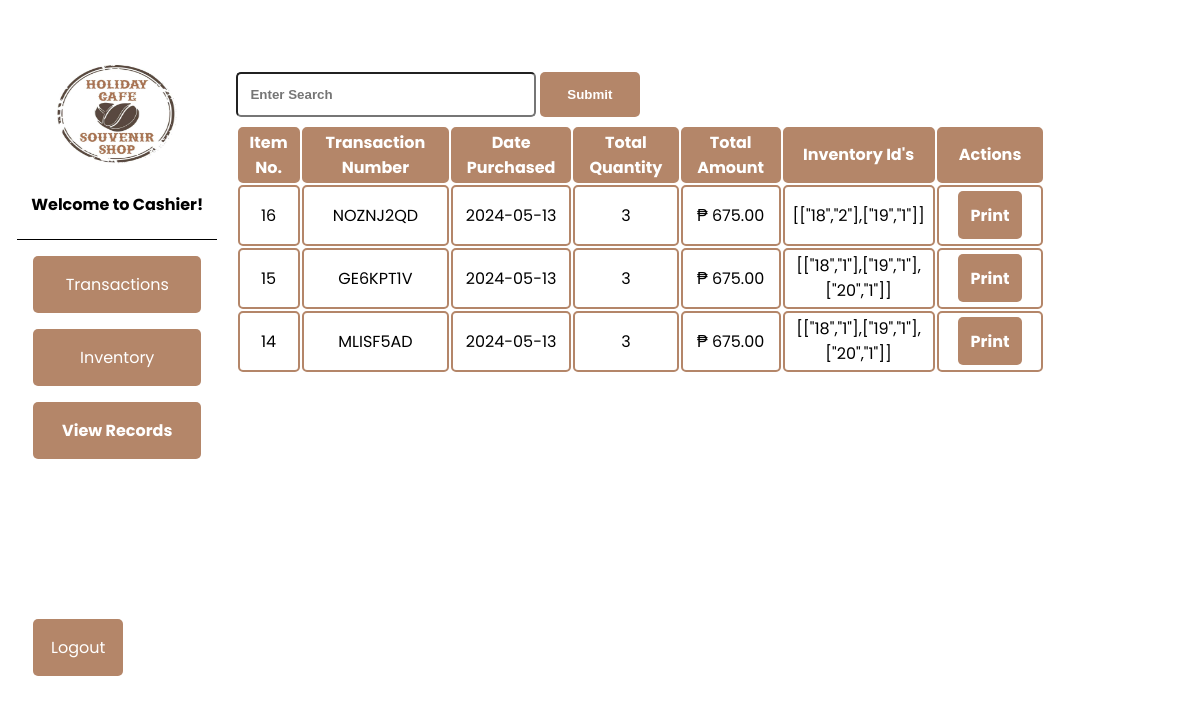
The page /view_orders/viewitem.php on the database its author committed.
### tables this page shows
CREATE TABLE `tbl_orders` (
  `order_id` int(50) NOT NULL,
  `order_date` varchar(50) NOT NULL,
  `total_quantity` int(50) NOT NULL,
  `total_amount` int(50) NOT NULL,
  `inventory_ids` varchar(2000) NOT NULL,
  `serial_number` varchar(50) NOT NULL,
  `cash` int(255) NOT NULL
);

### view_orders/viewitem.php (the view, shortened to what this page needs)
<?php
include "../dbcon.php";
$search = $_GET['search'] ?? '';
if ($search) {
    $statement = $pdo->prepare('SELECT * FROM tbl_orders where serial_number like :INAME ORDER BY order_id desc');
    $statement->bindValue(':INAME', "%$search%");
} else {
    $statement = $pdo->prepare('SELECT * FROM tbl_orders ORDER BY order_id desc');
}
$statement->execute();
$row = $statement->fetchAll(PDO::FETCH_ASSOC);
?>
<!DOCTYPE html>
<html lang="en">
  <head>
    <link rel="stylesheet" href="../css/index.css" />
  </head>
  <body>
    <div class="admin-main">
      <div class="admin-image">
        <img
          src="../images/logo_cafe.png"
          alt="admin logo"
          width="120"
          height="100"
        />
        <?php if ($_SESSION["Roles"] == 'admin'): ?>
          <h4>Holiday Cofe and Souvenir Shop</h4>
        <?php else: ?>
          <h4>Welcome to Cashier!</h4>
        <?php endif;?>
      </div>
      <ul>
        <li><a href="../order/order.php">Transactions</a></li>
        <li><a href="../inventory/inventory.php">Inventory</a></li>
        <li class="disabled" ><a href="">View Records</a></li>
        <li class="logout"><a href="../logout.php">Logout</a></li>
      </ul>
    </div>
    <div class="admin-contents">
      <div class="admin-tables">
      <div class="filter">
        <div class="admin-filter">
          <form action="" method="get">
          <input type="text"
          class="form-control"
          name="search"
          placeholder="Enter Search"
          value="<?php echo $search; ?>">
          <input type="submit" value="Submit" style="color: white;" />
          </form>
        </div>
      </div>
        <table class="inventory">
        <tr>
            <th>Item No.</th>
            <th>Transaction Number</th>
            <th>Date Purchased</th>
            <th>Total Quantity</th>
            <th>Total Amount</th>
            <th>Inventory Id's</th>
            <th>Actions</th>
        </tr>
		  <?php foreach ($row as $i => $item):?>
        <tr>
			<td><?php echo $item['order_id']; ?></td>
			<td><?php echo $item['serial_number']; ?></td>
			<td><?php echo $item['order_date']; ?></td>
			<td><?php echo $item['total_quantity']; ?></td>
			<td>₱ <?php echo number_format($item['total_amount'],  2, '.', ','); ?></td>
			<td><?php echo $item['inventory_ids']; ?></td>
			<td style="padding:1rem;"><a  onclick="window.open(this.href); return false" class="btn" style="padding:0.8rem;" href="../order/printReceipt.php?id=<?php echo $item['serial_number']; ?>">Print</a></td>
        </tr>
        <?php endforeach;?>
        </table>
      </div>
    </div>
  </body>
</html>

### css/index.css (style rules this page uses)
* { box-sizing: border-box; }
body { box-sizing: border-box; margin: 0.5rem; margin-top: 4rem; font-family: 'Poppins', sans-serif; display: flex; justify-content: space-around; }
.disabled { pointer-events:none; opacity: 1; font-weight: bold; }
.admin-main ul { list-style-type: none; margin: 0; padding: 0; width: 200px; }
.admin-main li a { display: block; color: white; text-decoration: none; }
.admin-main li { text-align: center; margin: 1rem; border-radius: 5px; background-color: rgb(180, 134, 105); }
.admin-main .admin-image { width: 200px; text-align: center; border-bottom: 1px solid black; }
.admin-main .logout { margin-top: 10rem; width: 90px; }
.admin-contents { width: 80%; }
.admin-tables { width: 90%; }
.admin-tables .btn { margin: 0.2rem; padding: 0.5rem; width: 150px; border-radius: 5px; background-color: rgb(180, 134, 105); font-weight: bold; text-decoration: none; }
.admin-tables a { font-weight: bold; text-decoration: underline; color: white; }
.inventory { width: 95%; text-align: center; }
.inventory th, td { border-collapse: separate; border: 2px solid rgb(180, 134, 105); border-radius: 5px; text-align: center; }
.inventory th { background-color: rgb(180, 134, 105); color: white; }
.filter { width: 80%; display: flex; }
.admin-filter select, .admin-filter input[type="text"] { margin: 0.5rem 0rem 0.5rem 0; padding: 0.8rem; width: 300px; border-radius: 5px; background-color: white; font-weight: bold; }
.admin-filter input[type="submit"] { margin: 0.5rem 0.5rem 0.5rem 0; padding: 0.92rem; width: 300px; border-radius: 5px; background-color: rgb(180, 134, 105); font-weight: bold; border: none; }
.admin-filter input[type="submit"] { width: 100px; }
ul li, .navbar li { padding: 1rem; }

### rows shown on the page
tbl_orders: order_id "16", serial_number "NOZNJ2QD", order_date "2024-05-13", total_quantity "3", total_amount "675.00", inventory_ids "[[\"18\",\"2\"],[\"19\",\"1\"]]"
tbl_orders: order_id "15", serial_number "GE6KPT1V", order_date "2024-05-13", total_quantity "3", total_amount "675.00", inventory_ids "[[\"18\",\"1\"],[\"19\",\"1\"],[\"20\",\"1\"]]"
tbl_orders: order_id "14", serial_number "MLISF5AD", order_date "2024-05-13", total_quantity "3", total_amount "675.00", inventory_ids "[[\"18\",\"1\"],[\"19\",\"1\"],[\"20\",\"1\"]]"
